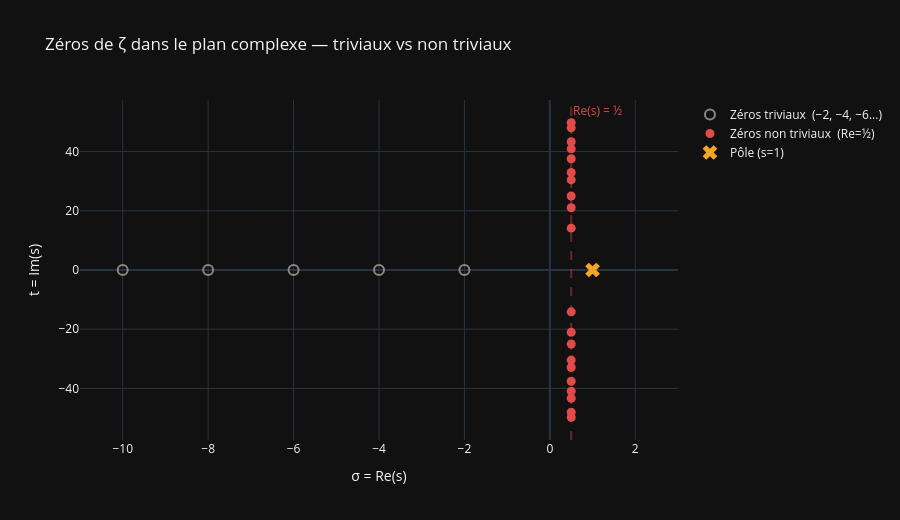

The code cell stored with this chart in its notebook:
### Markdown cell above
## Zéros triviaux vs zéros non triviaux

Il existe deux types de zéros de ζ :

| Type | Localisation | Explication |
|---|---|---|
| **Triviaux** | $s = -2, -4, -6, \ldots$ | Forcés par l'équation fonctionnelle : $\sin(\pi s/2) = 0$ |
| **Non triviaux** | $s = \frac{1}{2} + it$ (conjecturé) | Mystérieux — aucune formule fermée |

Les zéros triviaux sont **explicables** — ils viennent d'un facteur $\sin$ dans la formule de prolongement analytique.  
Les zéros non triviaux, eux, sont **imprévisibles** — on ne sait pas les calculer sans chercher numériquement.

**L'hypothèse de Riemann** : tous les zéros non triviaux ont $\text{Re}(s) = \frac{1}{2}$.

### Code cell
# Visualiser les deux types de zéros dans le plan complexe (s = σ + it)
fig = go.Figure()

# Zéros triviaux — sur l'axe réel négatif
trivial = [-2, -4, -6, -8, -10]
fig.add_trace(go.Scatter(
    x=trivial, y=[0]*len(trivial),
    mode="markers",
    marker=dict(color=COLOR_MUTED, size=10, symbol="circle-open", line_width=2),
    name="Zéros triviaux  (−2, −4, −6...)"
))

# Zéros non triviaux — sur la ligne critique
nontrivial_t = first_zeros + [-t for t in first_zeros]  # symétrie conjuguée
fig.add_trace(go.Scatter(
    x=[0.5]*len(nontrivial_t), y=nontrivial_t,
    mode="markers",
    marker=dict(color=COLOR_DANGER, size=9, symbol="circle"),
    name="Zéros non triviaux  (Re=½)"
))

# Ligne critique
fig.add_vline(x=0.5, line_dash="dash", line_color=COLOR_DANGER, opacity=0.4,
              annotation_text="Re(s) = ½", annotation_font_color=COLOR_DANGER)

# Pôle en s=1
fig.add_trace(go.Scatter(
    x=[1], y=[0], mode="markers",
    marker=dict(color=COLOR_ACCENT, size=13, symbol="x"),
    name="Pôle (s=1)"
))

fig.update_layout(
    template=TEMPLATE,
    title="Zéros de ζ dans le plan complexe — triviaux vs non triviaux",
    xaxis_title="σ = Re(s)",
    yaxis_title="t = Im(s)",
    xaxis_range=[-11, 3],
    height=520
)
fig.show()

### Figure 1 — Plotly figure (JSON) as saved in the notebook; plotly's stock layout.template omitted (floating-point values rounded to 4 significant figures)
{"data": [{"marker": {"color": "#888780", "line": {"width": 2}, "size": 10, "symbol": "circle-open"}, "mode": "markers", "name": "Zéros triviaux  (−2, −4, −6...)", "type": "scatter", "x": [-2, -4, -6, -8, -10], "y": [0, 0, 0, 0, 0]}, {"marker": {"color": "#E24B4A", "size": 9, "symbol": "circle"}, "mode": "markers", "name": "Zéros non triviaux  (Re=½)", "type": "scatter", "x": [0.5, 0.5, 0.5, 0.5, 0.5, 0.5, 0.5, 0.5, 0.5, 0.5, 0.5, 0.5, 0.5, 0.5, 0.5, 0.5, 0.5, 0.5, 0.5, 0.5], "y": [14.13, 21.02, 25.01, 30.42, 32.94, 37.59, 40.92, 43.33, 48.01, 49.77, -14.13, -21.02, -25.01, -30.42, -32.94, -37.59, -40.92, -43.33, -48.01, -49.77]}, {"marker": {"color": "#F2A623", "size": 13, "symbol": "x"}, "mode": "markers", "name": "Pôle (s=1)", "type": "scatter", "x": [1], "y": [0]}], "layout": {"annotations": [{"font": {"color": "#E24B4A"}, "showarrow": false, "text": "Re(s) = ½", "x": 0.5, "xanchor": "left", "xref": "x", "y": 1, "yanchor": "top", "yref": "y domain"}], "height": 520, "shapes": [{"line": {"color": "#E24B4A", "dash": "dash"}, "opacity": 0.4, "type": "line", "x0": 0.5, "x1": 0.5, "xref": "x", "y0": 0, "y1": 1, "yref": "y domain"}], "title": {"text": "Zéros de ζ dans le plan complexe — triviaux vs non triviaux"}, "xaxis": {"range": [-11, 3], "title": {"text": "σ = Re(s)"}}, "yaxis": {"title": {"text": "t = Im(s)"}}}}
